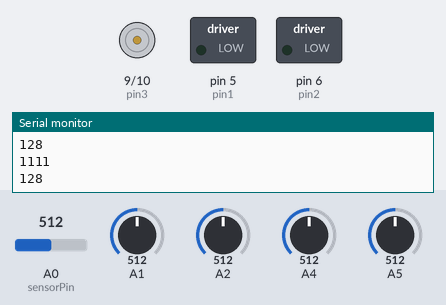
The sketch below on a simulated Arduino Uno, built with avr-gcc and run on an emulated ATmega328P. Parts: motor-driver pin pairs drawn as motors (green arrow = first pin HIGH = forward, orange = second pin HIGH = backward, longer = more drive), switched loads named in the sketch (green lamp = pin HIGH), the last lines printed to the serial monitor. The inputs (shaded band) are chosen by the test bench; at power-on: A0 (sensorPin) = 512, A1 = 512, A4 = 512, A2 = 512, A5 = 512.

Above: at 1.2 s.
1.3 s: A0 (sensorPin) set to 490
2.8 s: A1 set to 490
4.3 s: A4 set to 491
At 4.8 s:
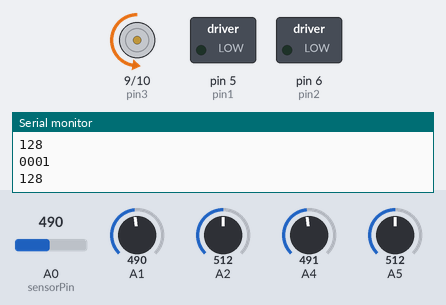
5.8 s: A2 set to 716
At 7.0 s:
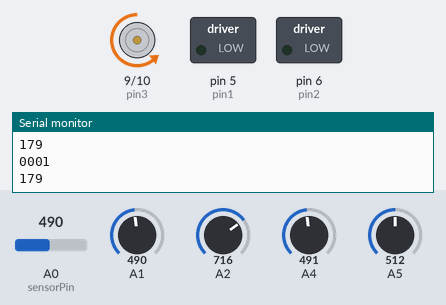
7.3 s: A2 set to 992
At 7.9 s:
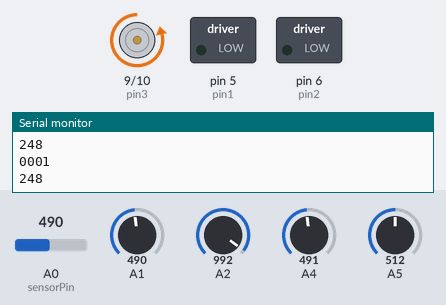
8.8 s: A2 set to 30
At 9.1 s:
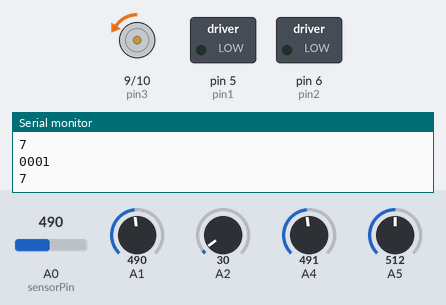
Timing chart, 0 to 11.3 s (numbered marks = the images above; inputs shaded):
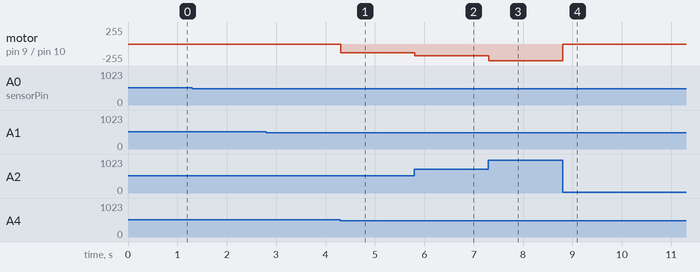

The sketch:

analogButtonMotorControl.ino
```cpp
int raw,raw1,raw2,raw3,raw4;
int pin1 = 5;
int pin2 = 6;
int pin3 = 9;
int pin4 = 10;
bool button1,button2,button3,button4;
int raw0;
int sensorPin = A0;    // select the input pin for the potentiometer

void setup()
{
  Serial.begin(115200);
  raw0 = analogRead(sensorPin);
}

void loop()
{

  raw = analogRead(A2);
  raw /=4;
  raw1 = analogRead(A0);
  if(raw1 > 500){
    button1 = true;
  }
  else{
    button1 = false;
  }
  raw2 = analogRead(A1);
  if(raw2 > 500){
    button2 = true;
  }
  else{
    button2 = false;
  }
  raw3 = analogRead(A4);
  if(raw3 > 500){
    button3 = true;
  }
  else{
    button3 = false;
  }
  raw4 = analogRead(A5);
  if(raw4 > 500){
    button4 = true;
  }
  else{
    button4 = false;
  }

  Serial.print(button1);
  Serial.print(button2);
  Serial.print(button3);
  Serial.println(button4);
  if(button1 && !button2 && !button3 && !button4){
      analogWrite(pin2,0);
      analogWrite(pin3,0);
      analogWrite(pin4,0);
      analogWrite(pin1,raw);
  }
  if(!button1 && button2 && !button3 && !button4){
      analogWrite(pin1,0);
      analogWrite(pin3,0);
      analogWrite(pin4,0);
      analogWrite(pin2,raw);
  }
  if(!button1 && !button2 && button3 && !button4){
      analogWrite(pin1,0);
      analogWrite(pin2,0);
      analogWrite(pin4,0);
      analogWrite(pin3,raw);
  }
  if(!button1 && !button2 && !button3 && button4){
      analogWrite(pin1,0);
      analogWrite(pin3,0);
      analogWrite(pin2,0);
      analogWrite(pin4,raw);
  }
   if(!button1 && !button2 && !button3 && !button4){
      analogWrite(pin1,0);
      analogWrite(pin3,0);
      analogWrite(pin2,0);
      analogWrite(pin4,0);
  }

  Serial.println(raw);

  delay(10);
}
```

Measured:
- the behaviour switches between 501 and 500 on A4 (found by bisection; images 0 and 1)
- after the input at 4.3 s, motor on pin 9 (pin3) / pin 10 (pin4): stopped → backward 128/255 at once
- after the input at 5.8 s, motor on pin 9 (pin3) / pin 10 (pin4): backward 128/255 → backward 179/255 at once
- after the input at 7.3 s, motor on pin 9 (pin3) / pin 10 (pin4): backward 179/255 → backward 248/255 at once
- after the input at 8.8 s, motor on pin 9 (pin3) / pin 10 (pin4): backward 248/255 → backward 7/255 at once
